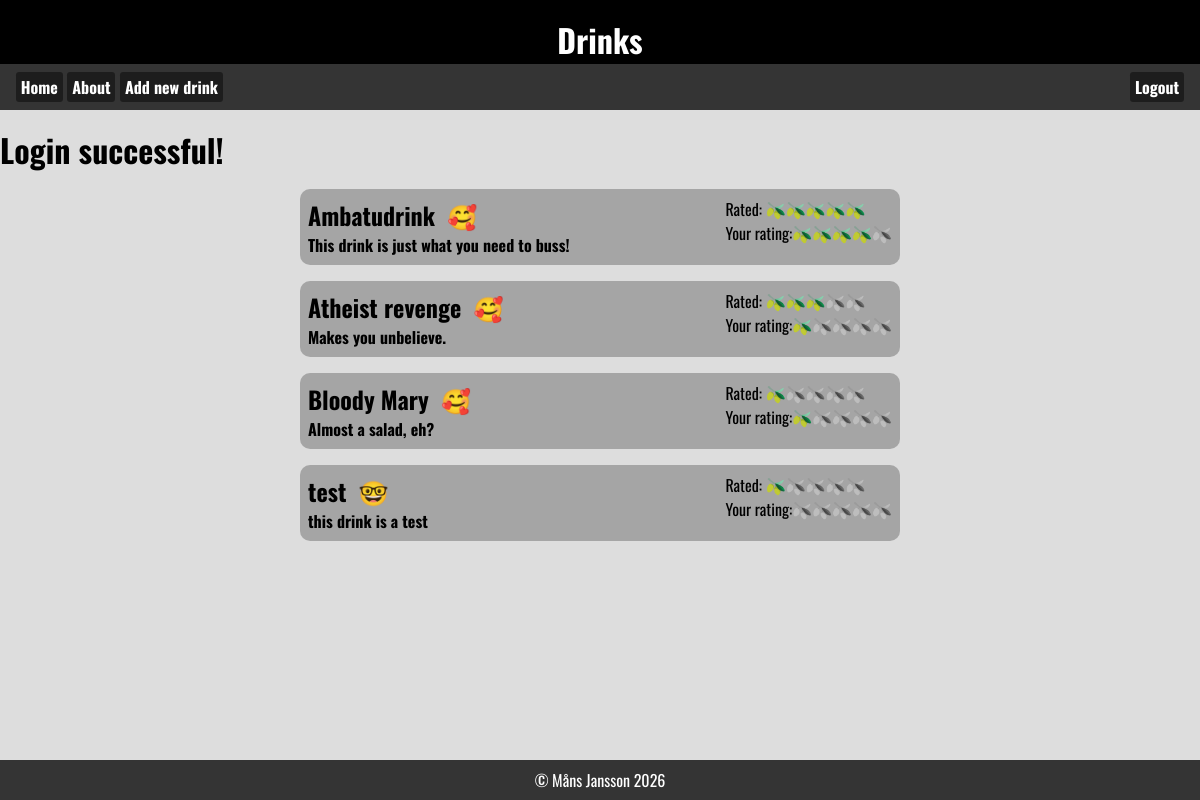
The page /index.php (signed in) on the database its author committed.
### tables this page shows
CREATE TABLE `tbl_drinks` (
  `id` int(11) NOT NULL,
  `drinkname` varchar(255) NOT NULL,
  `description` varchar(255) NOT NULL,
  `ingredients` text NOT NULL,
  `recipe` text NOT NULL,
  `alcoholic` tinyint(4) NOT NULL,
  `rating` float NOT NULL DEFAULT 3 COMMENT '1-5 is rating possibilities'
);

### index.php (the view, shortened to what this page needs)
<!DOCTYPE html>
<?php require_once("asset.php"); ?>
<?php
$mess="";
if(isset($_SESSION['mess'])){
    $mess=$_SESSION['mess'];
}
?>
<html lang="en">
<head>
    <link rel="stylesheet" href="style.css">
</head>
<body>
    <header>
        <h1>Drinks</h1>
    </header>
<?php require_once("_nav.php"); ?>
    <main>
<h1 class="message"><?=$mess;?></h1>
<?php
$userID = isset($_SESSION['id']) ? intval($_SESSION['id']) : 0;
$sql = "
    SELECT
        d.*,
        COALESCE(AVG(r.rating), 0) AS avg_rating,
        MAX(CASE WHEN r.user_id = $userID THEN r.rating ELSE 0 END) AS user_rating
    FROM tbl_drinks d
    LEFT JOIN tbl_rating r ON d.id = r.drink_id
    GROUP BY d.id
    ORDER BY avg_rating DESC, d.drinkname ASC
";
$result = mysqli_query($conn, $sql);
?>
<?php while($row=mysqli_fetch_assoc($result)):?>
<details>
    <summary>
        <div>
            <h2><?=$row['drinkname']?>&nbsp;&nbsp;<span><?=isAlcoholic(intval($row['alcoholic']))?></span></h2>
            <h4><?=$row['description']?></h4></div>
            <div class="filler"></div>
            <div class="ratingdiv">
                Rated: <?=showRating($row['avg_rating'])?>
            <?php if(isLevel(10)): ?>
            <?php $userRating = isset($row['user_rating']) ? intval($row['user_rating']) : 0; ?>
            <div class="yourRating">
                <?php for($i = 5; $i >= 1; $i--): ?>
                    <a href="rate.php?rating=<?=$i?>&drinkID=<?=$row['id']?>"
                    class="olive <?= ($userRating >= $i) ? 'selected' : 'grey' ?>"
                    title="Rate <?=$i?>">🫒</a>
                <?php endfor; ?>
                <span class="yrlabel">Your rating:</span>
            </div>
            <?php endif; ?>
        </div>
    </summary>
</details>
<?php endwhile; ?>
    </main>
<?php require_once("_footer.php"); ?>
</body>
</html>

### asset.php (shortened to what this page needs)
<?php
function isLevel($level){
    if(isset($_SESSION['level'])){
        if(intval($_SESSION['level'])>=$level){
            return true;
        }else{
            return false;
        }
    }else{
        return false;
    }
}
function showRating($number){
    $number = intval(round($number));
    $retStr = "";
    for($vdo = 1; $vdo <= 5; $vdo++){
        if($vdo <= $number){
            $retStr .= "<span class='olive'>🫒</span>";
        } else {
            $retStr .= "<span class='olive grey'>🫒</span>";
        }
    }
    return $retStr;
}
function isAlcoholic($value){
    if($value){
        return "🥰";
    }else{
        return "🤓";
    }
}
?>

### style.css (style rules this page uses)
:root { --clr_back_header:#000; --clr_header:#ffffff; --clr_back_nav:#343434; --clr_back_footer:var(--clr_back_nav); --header_font:"Oswald", sans-serif; --main_bg:#00000022; }
*, *:before, *:after { margin: 0; padding: 0; box-sizing: border-box; }
body { height:100dvh; display:flex; flex-direction: column; font-family: system-ui, sans-serif; }
main { background: var(--main_bg); }
header { background: var(--clr_back_header); color:var(--clr_header); height:4rem; padding: 1rem; font-family: var(--header_font); display: flex; justify-content: center; }
main { flex-grow: 5; display:flex; flex-direction: column; gap:1rem; padding-top: 1rem; font-family: var(--header_font); overflow-y: auto; }
summary { display:flex; width:100%; background: #0003; padding: .5rem; border-radius: 10px; }
.filler { flex-grow: 5; }
details { display: flex; flex-direction: column; background: #0001; width:50%; margin-left: auto; margin-right: auto; border-radius: 10px; }
:root { --formborder: rgb(0, 0, 0, .5); --formback: rgb(0, 0, 0, .1); --formlabelcolor: rgb(0, 0, 0, .6) }
.yourRating { display:flex; flex-direction: row-reverse; }
.yourRating a { text-decoration: none; transition: 0.25s; }
.grey { filter: grayscale(100%); }

### rows shown on the page
tbl_drinks: drinkname "Ambatudrink", alcoholic "🥰", description "This drink is just what you need to buss!"
tbl_drinks: drinkname "Atheist revenge", alcoholic "🥰", description "Makes you unbelieve."
tbl_drinks: drinkname "Bloody Mary", alcoholic "🥰", description "Almost a salad, eh?"
tbl_drinks: drinkname "test", alcoholic "🤓", description "this drink is a test"

### other values the page prints
$mess "Login successful!"
